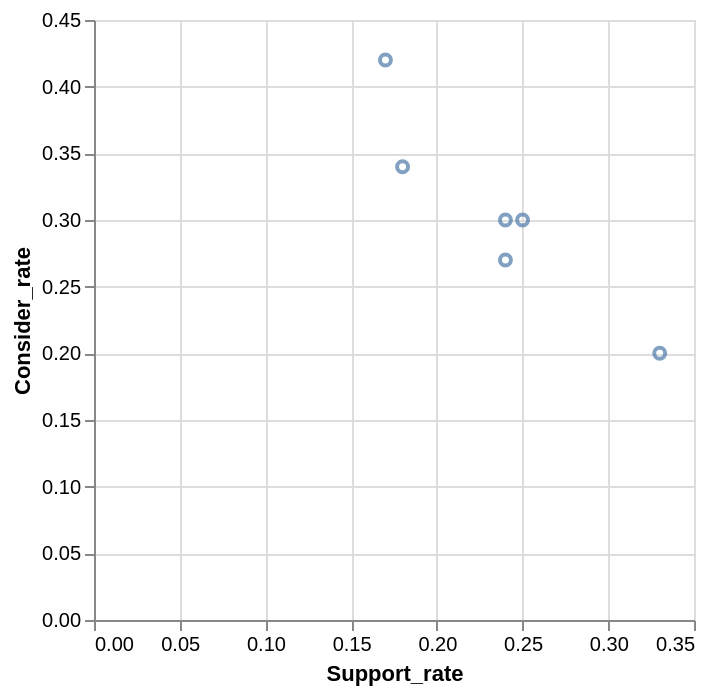

The specification (Vega-Lite) saved for this image:
### Vega-Lite specification from a JSON file in a GitHub repository (floating-point values rounded to 4 significant figures)
{"data": {"values": [{"x_data": 0.25, "y_data": 0.3}, {"x_data": 0.33, "y_data": 0.2}, {"x_data": 0.24, "y_data": 0.27}, {"x_data": 0.18, "y_data": 0.34}, {"x_data": 0.24, "y_data": 0.3}, {"x_data": 0.17, "y_data": 0.42}]}, "mark": "point", "encoding": {"x": {"field": "x_data", "type": "quantitative", "title": "Support_rate"}, "y": {"field": "y_data", "type": "quantitative", "title": "Consider_rate"}}}
